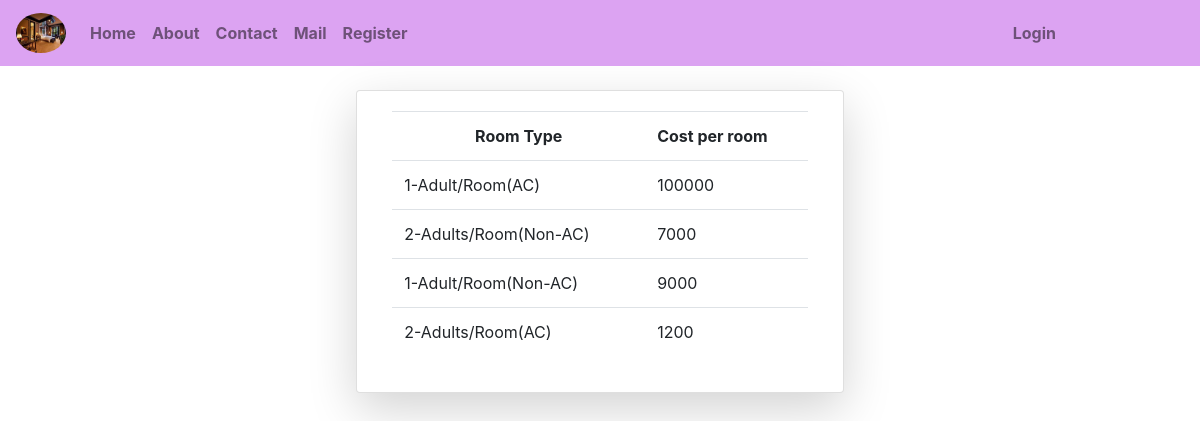
The app's page /prices/ with its own data.
### hmsapp/models.py (models this page shows)
class RoomFee(models.Model):
    t=[
        ('0','---Select Room Type---'),
        ('1A','1-Adult/Room(AC)'),
        ('2A','2-Adults/Room(AC)'),
        ('1N','1-Adult/Room(Non-AC)'),
        ('2N','2-Adults/Room(Non-AC)'),
    ]
    rtp=models.CharField(choices=t,default='0',max_length=10)
    rfee=models.CharField(max_length=10)

### hmsapp/views.py (the view)
# urls.py: path('prices/',prices,name="pr"),
def prices(request):
    r=RoomFee.objects.all()
    return render(request,'html/prices.html',{'x':r})

### templates/html/prices.html (shortened to what this page needs)
{% extends 'html/base.html' %}
{% block content %}
<div class="container-fluid mt-4">
    <div class="card col-md-5 mx-auto shadow-lg">
        <div class="card-body">
            <table class="table">
                <tr>
                    <th style="text-align: center;">Room Type</th>
                    <th>Cost per room</th>
                </tr>
                {% for i in x %}
                <tr>
                    {% if i.rtp == '1A' %}
                    <td>1-Adult/Room(AC)</td>
                    {% elif i.rtp == '1N' %}
                    <td>1-Adult/Room(Non-AC)</td>
                    {% elif i.rtp == '2A' %}
                    <td>2-Adults/Room(AC)</td>
                    {% elif i.rtp == '2N' %}
                    <td>2-Adults/Room(Non-AC)</td>
                    {% endif %}
                    <td>{{i.rfee}}</td>
                </tr>
                {% endfor %}
            </table>
        </div>
    </div>
</div>
{% endblock %}

### templates/html/base.html (style rules this page uses)
body { background-image: url("https://i.pinimg.com/originals/fe/3e/4f/fe3e4fa7f5130f8c4ee903b6925e9a80.jpg"); background-repeat:no-repeat; background-size: 1550px 750px; background-attachment: fixed; }

### records on screen
RoomFee: rtp "1-Adult/Room(AC)", rfee "100000"
RoomFee: rtp "2-Adults/Room(Non-AC)", rfee "7000"
RoomFee: rtp "1-Adult/Room(Non-AC)", rfee "9000"
RoomFee: rtp "2-Adults/Room(AC)", rfee "1200"
